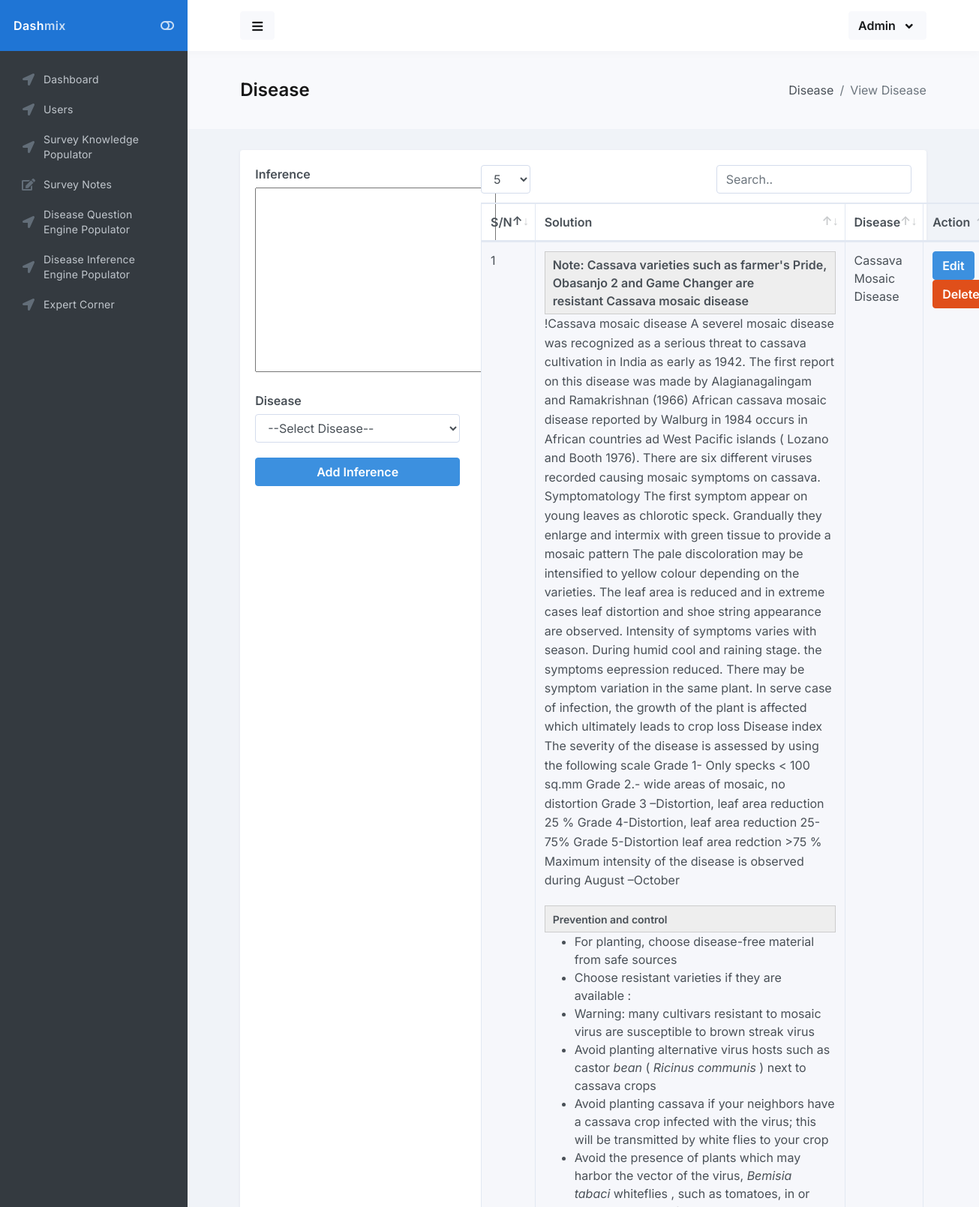
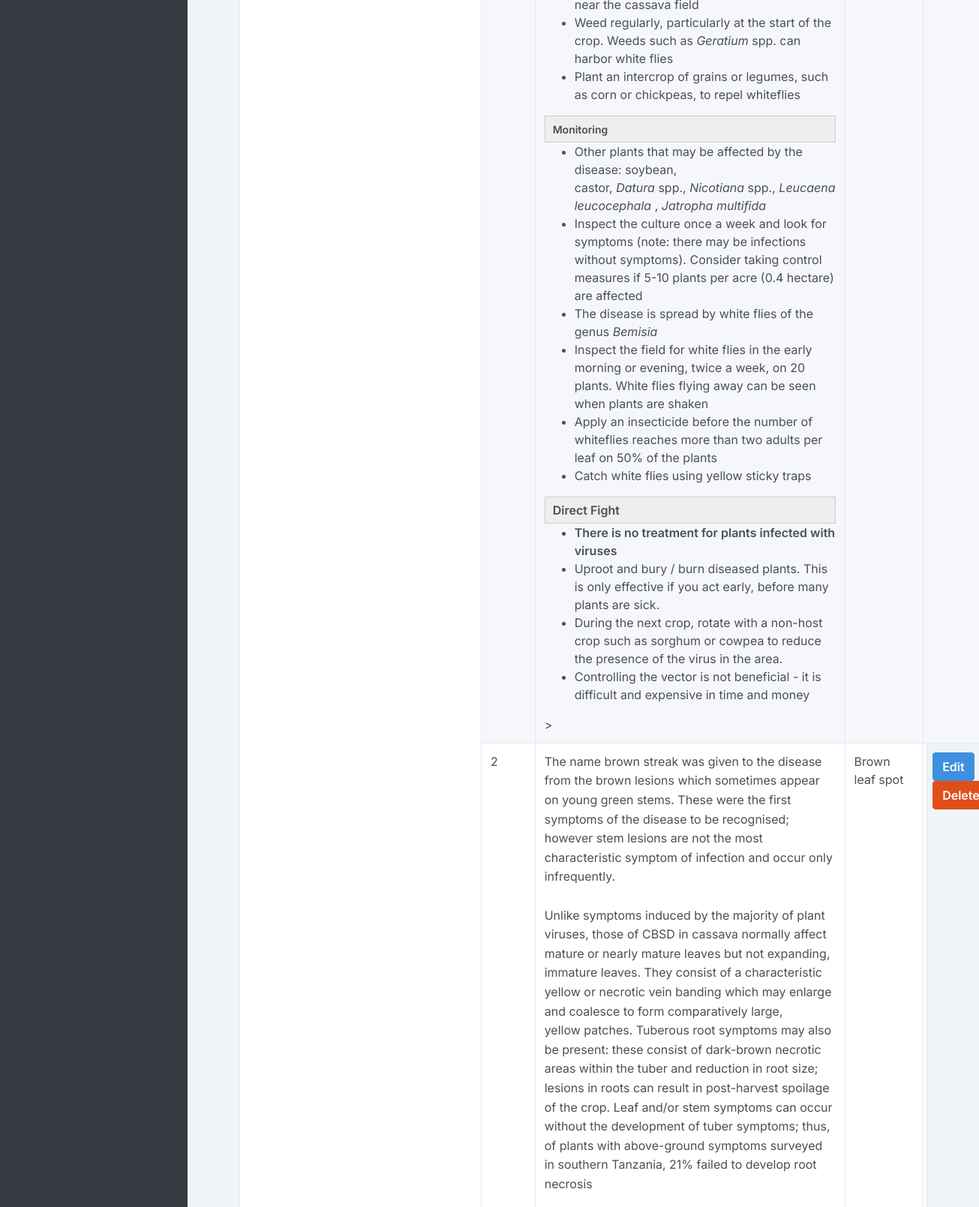
The app's page /admin/disease_inference.php (upper part) with its own data (2 pictures, top to bottom).
### tables this page shows
CREATE TABLE IF NOT EXISTS `solution` (
  `solution_id` int(11) NOT NULL AUTO_INCREMENT,
  `solution` longtext NOT NULL,
  `disease_id` int(11) NOT NULL,
  PRIMARY KEY (`solution_id`)
);

CREATE TABLE IF NOT EXISTS `disease` (
  `disease_id` int(11) NOT NULL AUTO_INCREMENT,
  `image` varchar(150) NOT NULL,
  `disease` varchar(255) NOT NULL,
  PRIMARY KEY (`disease_id`)
);

### classes/DB.class.php (called while the page is built, shortened)
<?php
class DB{
    private $db_config = ['host'=>'localhost',
                          'username'=>'root',
                          'password'=>'',
                          'database'=>'expert',
                          'charset'=>'utf8mb4'];
    public $pdo;
    public $query;
    public function __construct()
    {
        $dsn = "mysql:host=".$this->db_config['host'].";dbname=".$this->db_config['database'].";charset=".$this->db_config['charset'];
        $options = [
            PDO::ATTR_ERRMODE            => PDO::ERRMODE_EXCEPTION,
            PDO::ATTR_DEFAULT_FETCH_MODE => PDO::FETCH_ASSOC,
            PDO::ATTR_EMULATE_PREPARES   => false,
        ];
        try {
            $this->pdo = new PDO($dsn, $this->db_config['username'], $this->db_config['password'], $options);
        } catch (\PDOException $e) {
            throw new \PDOException($e->getMessage(), (int)$e->getCode());
        }
    }
    public function queryStatement($statement, $value = [])
    {
        $this->query = $this->pdo->prepare($statement);
        if($this->query){
            return $this->query->execute($value);
        }else{
            return false;
        }
    }
    public function fALL()
    {
        $fetch_all_data = $this->query->fetchAll(PDO::FETCH_OBJ);
        if($fetch_all_data)
        {
            return $fetch_all_data;
        }else{
            return false;
        }
    }
}

### classes/Disease.class.php (called while the page is built, shortened)
<?php
class Disease extends DB
{
    public function all_solutions(){
        $arr =  [];
        $query = PARENT::queryStatement("SELECT * FROM `solution` LEFT JOIN disease ON solution.disease_id = disease.disease_id", $arr);
        return PARENT::fALL();
    }
}

### admin/disease_inference.php (the view, shortened to what this page needs)
<?php
include "includes/header.php";
include "includes/sidebar.php";
?>
<main id="main-container">
    <div class="bg-body-light">
        <div class="content content-full">
            <div class="d-flex flex-column flex-sm-row justify-content-sm-between align-items-sm-center">
                <h1 class="flex-sm-fill font-size-h3 font-w900 mt-2 mb-0 mb-sm-2">Disease</h1>
                <nav class="flex-sm-00-auto ml-sm-3" aria-label="breadcrumb">
                    <ol class="breadcrumb">
                        <li class="breadcrumb-item">Disease</li>
                        <li class="breadcrumb-item active" aria-current="page">View Disease</li>
                    </ol>
                </nav>
            </div>
        </div>
    </div>
    <div class="content">
        <div class="block block-rounded">
            <div class="block-content block-content-full">
                <div class="row">
                    <div class="col-md-4">
                    <form action="" method="POST" enctype="multipart/form-data">
                        <div class="form-group">
                            <label>Inference</label>
                           <textarea name="solution" id="editor" cols="30" rows="10"></textarea>
                        </div>
                        <div class="form-group">
                            <label>Disease</label>
                           <select name="disease_id" class="form-control">
                                <option value="">--Select Disease--</option>
                           </select>
                        </div>
                        <div class="form-group">
                            <button class="btn btn-info btn-block" name="add">Add Inference</button>
                        </div>
                    </form>
                    </div>
                    <div class="col-md-8">
                <table class="table table-bordered table-striped js-dataTable-full" style="width: 100%">
                    <thead>
                        <tr>
                            <th>S/N</th>
                            <th>Solution</th>
                            <th>Disease</th>
                            <th>Action</th>
                        </tr>
                    </thead>
                    <tbody>
                        <tr>
                        <?php
                        $count = 1;
                        $all_content = $disease->all_solutions();
                        if(is_array($all_content)){
                            foreach ($all_content as $all_content) {?>
                                <td><?= $count++ ?></td>
                                <td><?= $all_content->solution ?>></td>
                                <td><?= $all_content->disease ?></td>
                                <td><a class="btn btn-info" href="edit_disease_inference.php?solution_id=<?= $all_content->solution_id?>">Edit</a> <a class="btn btn-danger" href="api/delete-inference.php?solution_id=<?= $all_content->solution_id?>">Delete</a></td>
                            </tr>
                        <?php }}?>
                    </tbody>
                </table>
                    </div>
                </div>
            </div>
        </div>
    </div>
</main>
<?php
include "includes/footer.php";
?>

### records on screen
solution: solution "Note: Cassava varieties such as farmer's Pride, Obasanjo 2 and Game Changer are resistant Cassava mosaic disease !Cassava mosaic disease A severel mosaic disease was recognized as a serious threat to cassava cultivation in India as early as 1942. The first report on this disease was made by Alagianagalingam and Ramakrishnan (1966) African cassava mosaic disease reported by Walburg in 1984 occurs in African countries ad West Pacific islands ( Lozano and Booth 1976). There are six different viruses recorded causing mosaic symptoms on cassava. Symptomatology The first symptom appear on young leaves as chlorotic speck. Grandually they enlarge and intermix with green tissue to provide a mosaic…", disease.disease "Cassava Mosaic Disease"
solution: solution "The name brown streak was given to the disease from the brown lesions which sometimes appear on young green stems. These were the first symptoms of the disease to be recognised; however stem lesions are not the most characteristic symptom of infection and occur only infrequently. Unlike symptoms induced by the majority of plant viruses, those of CBSD in cassava normally affect mature or nearly mature leaves but not expanding, immature leaves. They consist of a characteristic yellow or necrotic vein banding which may enlarge and coalesce to form comparatively large, yellow patches. Tuberous root symptoms may also be present: these consist of dark-brown necrotic areas within the tuber and…", disease.disease "Brown leaf spot"
